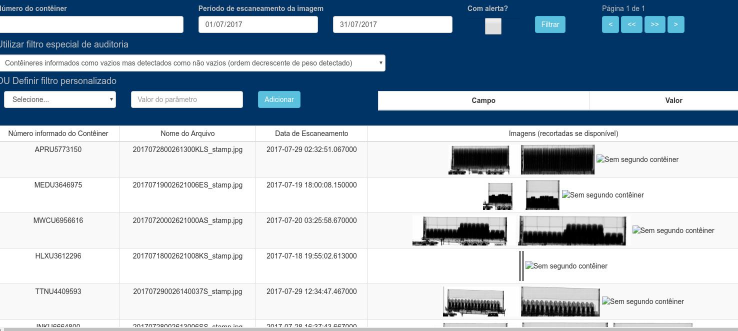
#> input picture notebooks/*.jpg, 1475 x 661 px, given in place of 20170101002612000ES_stamp.jpg, which was not available (shown at 1/2 size)
$ jupyter execute --allow-errors ContainerDetectionTraining1.ipynb   (shell and % lines are left out)   (text cells are left out)
#> lines starting #> are read from the running program, lines starting #| are printed output that depends on the picture; pictures that were not available may be replaced by others from this repository, and a replacement may not be noted
[cell 1]
import sys

[cell 2]
print(sys.executable)
print(sys.path)
from padma.models.bbox.bbox import find_conteiner

[cell 3]
import imageio
im = imageio.imread('/home/ivan/Área de trabalho/2017/01/01/BSIU2580749/20170101002612000ES_stamp.jpg')
#> im is the input picture: shape (661, 1475, 3); mean R, G, B 169.8, 184.4, 197.8
print(im.shape)
#| (661, 1475, 3)
im = im[:,:,0]
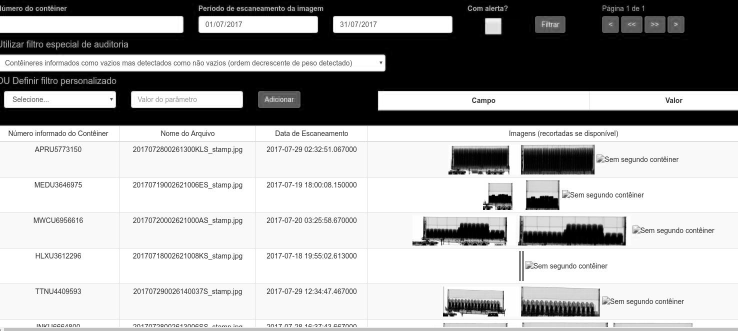
#> im: shape (661, 1475) (shown at 1/2 size); min 0, max 255, mean 169.8
print(im.shape)
#| (661, 1475)
print(im)
#> (printed output is left out)

print(['123', *(1, 2, 3)])

[cell 4]
import csv
import datetime
import os
import glob
IMG_PATH = '/home/ivan/Área de trabalho/2017'

lista = []
for filename in glob.iglob(IMG_PATH+'**/*/*/*/*stamp.jpg*', recursive=True):
    lista.append(filename)

print(lista[:4])
print(len(lista))
#> (the rest of this cell did not finish here and is left out)

[cell 5]
from IPython.display import clear_output

def save_annotations(adict):
    timestamp = datetime.datetime.today().strftime('%Y%m%d%H%M')
    filename = 'annotations_' + timestamp + '.csv'
    print(filename)
    with open(os.path.join('.', filename), 'w', newline='') as out:
        writer = csv.writer(out)
        for key, value in adict.items():
            line = [key, *value]
            writer.writerow(line)

def create_anottations(lista, save=True):
    """Use dumb walk heuristic to create anottations
    Args:

        lista: list of images
        save: if true, save on current directory a csv <annottations_timestamp.csv>

    Returns:

        a dict with name of image: (xleft, ytop, xright, ytop) coordinates
    """
#> called with save = True
    cont = 0
    result = {}
    for img in lista:
        try:
            result[img] = find_conteiner(img)
        except ValueError:
            pass
        cont += 1
        if cont % 100 == 0:
            clear_output()
            print('...', cont, '...')
    if save:
        save_annotations(result)
#> (reads notebooks/annotations_201712131226.csv from the repository)
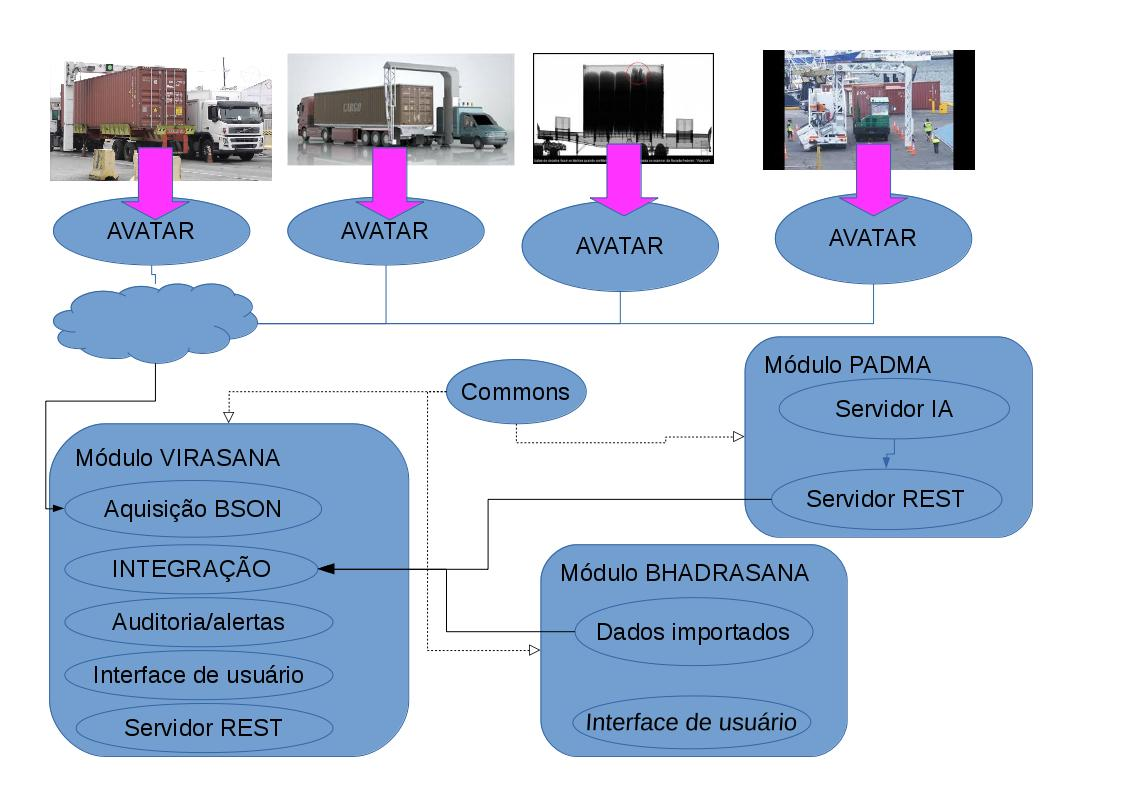
#> input picture notebooks/Arquitetura.jpg, 1123 x 794 px, given in place of 201707280026260017S_stamp.jpg, which was not available
#> further down, img is the input picture: shape (794, 1123, 3); mean R, G, B 192.1, 204, 222.5
    return result

def draw_anottation():
    """Create red boxes on images for visual annotations checking
    Will have to save RGB images inside of 'L' greyscale"""
    pass

[cell 6]
dict = create_anottations(lista)

[cell 7]
# 8 Pipeline
def estimate_anottation_correct(img, coords, line_width=2, threshold=0.8):
    """Make histograms of boundaries to estimate annotation error
    (if boundaries are blank, high chance of dumb walk failure)"""
#> called with line_width = 1, threshold = 0.8
    total = 0
    cont = 0
    xleft, ytop, xright, ybottom = [int(c) for c in coords]
    leftside = img[ytop:ybottom, xleft:xleft + line_width - 1]
#> leftside = empty array
    rightside = img[ytop:ybottom, xright - line_width:xright]
#> rightside = 219 rows, first 8: [255, 255, 255], [255, 255, 255], [255, 255, 255], [255, 255, 255], [255, 255, 255], [255, 255, 255], [255, 255, 255], [255, 255, 255]
    topside = img[ytop:ytop + line_width - 1, xleft:xright]
#> topside = empty array
    bottomside = img[ybottom - line_width:ybottom, xleft:xright]
#> bottomside = 374 rows, first 8: [255, 255, 255], [255, 255, 255], [255, 255, 255], [255, 255, 255], [255, 255, 255], [255, 255, 255], [255, 255, 255], [255, 255, 255]
    total = leftside.sum() + rightside.sum() #+ topside.sum() + bottomside.sum()
#> total = 104825
    cont = leftside.size + rightside.size #+ topside.size + bottomside.size
#> cont = 657
    """for y in range(ytop, ybottom):
        for x in range(xleft, xright):
            total += img[y, xleft:xleft + line_width].sum()  # Left side
            total += img[y, xright - line_width:xright].sum()  # Right side
            total += img[ytop:ytop + line_width, x].sum()  # Top side
            total += img[ybottom - line_width:ybottom, x].sum()  # Bottom side
            cont +=1
    """
    percent_black =  total / cont
#> percent_black = 159.6
    return int(percent_black)

[cell 8]
read_filename = './annotations_201712131226.csv'
import numpy as np
from scipy import stats

lista1 = []
lista2 = []
lista3 = []
#> (the rest of this cell did not finish here and is left out)

#> in estimate_anottation_correct (call 2), `leftside = img[ytop:ybottom, xleft:xleft + line_width - 1]`: leftside has the same summary as rightside
#> in estimate_anottation_correct (call 2), `topside = img[ytop:ytop + line_width - 1, xleft:xright]`: topside has the same summary as bottomside
#> `points = estimate_anottation_correct(img, line[1:5])`: points = 192
        lista2.append(points)
        lista3.append(estimate_anottation_correct(img, line[1:5], line_width=3))
        line.append(points)
        writer.writerow(line)

[cell 9]
X = np.array(lista1)
#> X = [159, 189]
stats.describe(X)
#> Out = (2, (159, 189), 174, 450, 0, -2)

[cell 10]
X = np.array(lista2)
#> X = [192, 211]
stats.describe(X)
#> Out = (2, (192, 211), 201.5, 180.5, 0, -2)

[cell 11]
X = np.array(lista3)
#> X = [198, 218]
stats.describe(X)
#> Out = (2, (198, 218), 208, 200, 0, -2)

[cell 12]
import pandas as pd
read_filename = './annotations_201712131226.csv'

df = pd.read_csv(read_filename+'.points', names=('filename', 'x1', 'y1', 'x2', 'y2', 'points'))

[cell 13]
df.head()

[cell 14]
df = df.sort_values('points')
df.head()

[cell 15]
import matplotlib.pyplot as plt
import matplotlib
import seaborn

[cell 16]
from collections import OrderedDict
num_imgs = len(df)

bboxes = np.zeros((num_imgs, 4))
imgs = OrderedDict()
for index, row in df.iterrows():
    im = imageio.imread(row['filename'])[:,:,0]
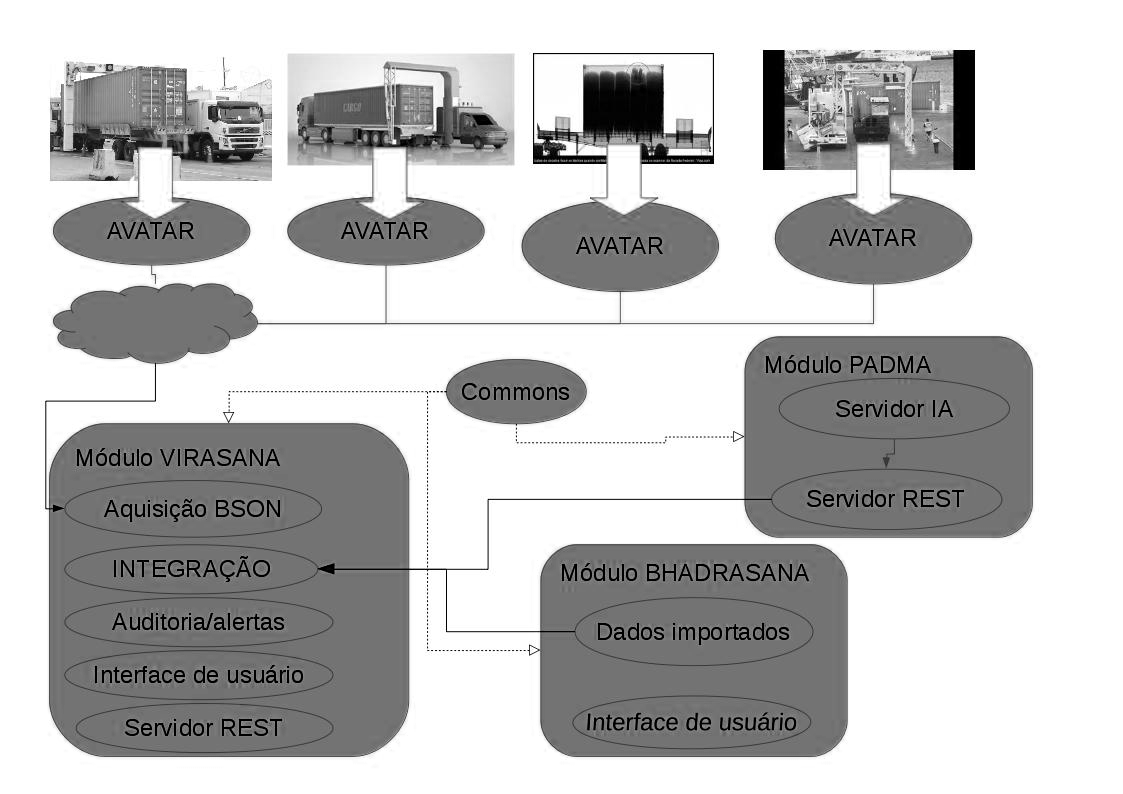
#> im: shape (794, 1123); min 0, max 255, mean 192.1
    #bboxe
    imgs[index] = (im, os.path.basename(os.path.split(row['filename'])[0]))
    bboxes[index] = [row['x1'], row['y1'], row['x2'], row['y2']]

[cell 17]
plt.figure(figsize=(20, 60))
#> (this line was passed over: IPython is not available in this run)
#> (the rest of this cell did not finish here and is left out)

[cell 18]
plt.figure(figsize=(20, 60))
#> (this line was passed over: IPython is not available in this run)
#> (the rest of this cell did not finish here and is left out)

[cell 19]
from image_aq.utils.pascal_voc_io import PascalVocWriter

def gera_voc(file):
    foldername, filename = os.path.split(file)
    img = imageio.imread(file)
    imgSize = img.shape
    print(foldername, filename, imgSize)
    voc_writer = PascalVocWriter(foldername, filename, imgSize)
    coords = find_conteiner(file)
    voc_writer.addBndBox(*coords, 'cc', '')
    voc_writer.save(file[:-4]+'.xml')

#> (the rest of this cell did not finish here and is left out)

#> (a cell that did not finish here is left out)

[cell 21]
# Copiar anotações já revisadas com LabelImg - anotar manualmente último contêiner trabalhado no LabelImg
# para não copiar labels não revisados
from shutil import copyfile

IMG_PATH = '../image_aq/files/conteiner_to_check/'
cont = 0
for file in lista[100:1000]:
    cont +=1
    # print(file)
    basename = os.path.basename(file)
    # print(basename)
    copyfile(file, os.path.join(IMG_PATH, basename))
    copyfile(file[:-4]+'.xml', os.path.join(IMG_PATH, basename[:-4]+'.xml'))
    #if file.find('CMAU122') != -1:
    #    break
print(cont)
